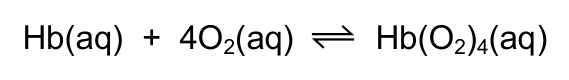
#> input picture content_gen/content_gen/data/extracted/images/9701_w25_qp_11/q12_isolate_formula.png, 569 x 80 px
$ python extract_diagram.py ../content_gen/data/extracted/images/9701_w25_qp_11/q12_isolate_formula.png ../content_gen/data/extracted/images/9701_w25_qp_11/q14_isolate_formula.png
#> lines starting #> are read from the running program, lines starting #| are printed output that depends on the picture; after the words box and inside, x2 and y2 are one past the last pixel; in counts of white or black regions, pixels touching at a corner belong together
import cv2
import sys
import os
import numpy as np

def crop_diagram(image_path, output_path):
    print(f"Processing {image_path}...")
    img = cv2.imread(image_path)
#> img is the input picture: shape (80, 569, 3); mean B, G, R 236.8, 236.8, 236.8
    if img is None:
        print(f"Error: Could not load image from {image_path}")
        return

    # Convert to grayscale
    gray = cv2.cvtColor(img, cv2.COLOR_BGR2GRAY)

    # Threshold to get black content on white background
    # OTSU is good for bimodal diagrams (scan vs background)
    _, thresh = cv2.threshold(gray, 0, 255, cv2.THRESH_BINARY_INV + cv2.THRESH_OTSU)
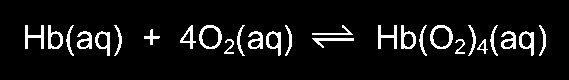
#> thresh: shape (80, 569); 7.4% white; 27 white regions, largest, box (x1, y1, x2, y2) and area: (199, 25, 222, 49) 202, (430, 25, 453, 49) 202, (25, 25, 44, 49) 183

    # Dilate to connect broken lines (like text or dashed graph lines) into a single blob
    kernel = cv2.getStructuringElement(cv2.MORPH_RECT, (10, 10))
    dilated = cv2.dilate(thresh, kernel, iterations=2)
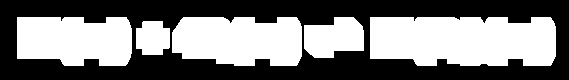
#> dilated: shape (80, 569); 48% white; 5 white regions

    # Find contours on the dilated image
    contours, _ = cv2.findContours(dilated, cv2.RETR_EXTERNAL, cv2.CHAIN_APPROX_SIMPLE)
#> contours = 5 contours; box (x1, y1, x2, y2) and area: (370, 17, 556, 66) 8112, (172, 17, 302, 66) 5388, (17, 17, 132, 66) 4847, (304, 17, 364, 58) 1814, (136, 21, 170, 55) 921

    if not contours:
        print("No contours found.")
        return

    # Find the largest reasonable bounding box
    img_h, img_w = img.shape[:2]
#> img_h = 80; img_w = 569
    img_area = img_w * img_h
#> img_area = 45520

    best_candidate = None
    max_area = 0

    for c in contours:
        x, y, w, h = cv2.boundingRect(c)
        area = w * h
        aspect_ratio = w / float(h)

        # Heuristics:
        # 1. Area > 5% of page (too small = text line)
        # 2. Area < 90% of page (too big = page border)
        # 3. Aspect ratio between 0.2 and 5 (avoid extremely thin lines)
        if 0.05 * img_area < area < 0.95 * img_area and 0.2 < aspect_ratio < 5:
            if area > max_area:
                max_area = area
                best_candidate = (x, y, w, h)
#> this loop made 5 passes
#> (x, y, w, h, area, aspect_ratio, max_area) on pass 2: (370, 17, 186, 49, 9114, 3.8, 9114)
#> (x, y, w, h, area, aspect_ratio) on passes 1, 3, 4, 5: (136, 21, 34, 34, 1156, 1), (304, 17, 60, 41, 2460, 1.46), (172, 17, 130, 49, 6370, 2.65), (17, 17, 115, 49, 5635, 2.35)
#> after the loop, max_area = 9114

    if best_candidate:
        x, y, w, h = best_candidate
#> x = 370; w = 186
        # Add padding
        pad = 20
        x = max(0, x - pad)
#> x = 350
        y = max(0, y - pad)
#> y = 0
        w = min(img_w - x, w + 2*pad)
#> w = 219
        h = min(img_h - y, h + 2*pad)
#> h = 80

        crop = img[y:y+h, x:x+w]
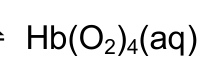
#> crop: shape (80, 219, 3); mean B, G, R 236.1, 236.1, 236.1
        cv2.imwrite(output_path, crop)
        print(f"Success! Diagram extracted to {output_path}")
    else:
        print("No suitable diagram region found.")

if __name__ == "__main__":
    if len(sys.argv) < 3:
        print("Usage: python extract_diagram.py <input_image> <output_image>")
        sys.exit(1)

    crop_diagram(sys.argv[1], sys.argv[2])

$ run again, on content_gen/content_gen/data/extracted/images/9701_w25_qp_11/q33_isolate_formula.png
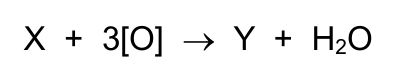
#> input picture content_gen/content_gen/data/extracted/images/9701_w25_qp_11/q33_isolate_formula.png, 394 x 79 px
#> in crop_diagram, img is the input picture: shape (79, 394, 3); min 0, max 255, mean 242.6
#> in crop_diagram, `_, thresh = cv2.threshold(gray, 0, 255, cv2.THRESH_BINARY_INV + cv2.TH..`:
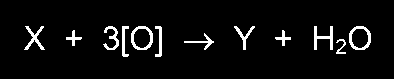
#> thresh: shape (79, 394); 5.1% white; 12 white regions, largest, box (x1, y1, x2, y2) and area: (131, 26, 153, 50) 195, (349, 26, 371, 50) 195, (314, 26, 333, 50) 183
#> dilated: shape (79, 394); 41.6% white; 7 white regions
#> contours = 7 contours; box (x1, y1, x2, y2) and area: (95, 18, 172, 67) 3418, (306, 18, 381, 64) 3093, (16, 18, 55, 60) 1510, (226, 18, 265, 60) 1271, (176, 25, 224, 60) 1228, (267, 22, 301, 56) 921, (58, 22, 92, 56) 921
#> the loop in crop_diagram, `for c in contours:` made 7 passes
#> (x, y, w, h, area, aspect_ratio, max_area) on passes 1, 4, 6: (176, 25, 48, 35, 1680, 1.37, 1680), (306, 18, 75, 46, 3450, 1.63, 3450), (95, 18, 77, 49, 3773, 1.57, 3773)
#> after the loop in crop_diagram, `for c in contours:`: max_area = 3773
#> in crop_diagram, `x, y, w, h = best_candidate`: x = 95; w = 77; h = 49
#> in crop_diagram, `x = max(0, x - pad)`: x = 75
#> in crop_diagram, `y = max(0, y - pad)`: y = 0
#> in crop_diagram, `w = min(img_w - x, w + 2*pad)`: w = 117
#> in crop_diagram, `h = min(img_h - y, h + 2*pad)`: h = 79
#> in crop_diagram, `crop = img[y:y+h, x:x+w]`:
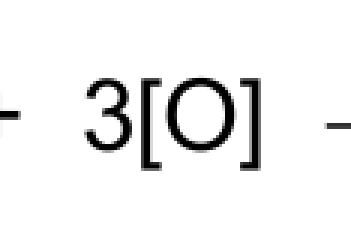
#> crop: shape (79, 117, 3) (shown 3 times larger); min 0, max 255, mean 239.1

$ run again, on content_gen/content_gen/data/extracted/images/9701_w25_qp_11/q4_isolate_formula.png
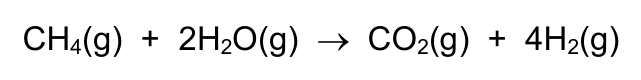
#> input picture content_gen/content_gen/data/extracted/images/9701_w25_qp_11/q4_isolate_formula.png, 641 x 80 px
#> in crop_diagram, img is the input picture: shape (80, 641, 3); min 0, max 255, mean 238.1
#> in crop_diagram, `_, thresh = cv2.threshold(gray, 0, 255, cv2.THRESH_BINARY_INV + cv2.TH..`:
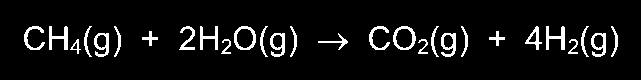
#> thresh: shape (80, 641); 6.9% white; 28 white regions, largest, box (x1, y1, x2, y2) and area: (49, 26, 68, 50) 202, (546, 26, 565, 50) 202, (393, 26, 416, 50) 199
#> dilated: shape (80, 641); 47.6% white; 7 white regions
#> contours = 7 contours; box (x1, y1, x2, y2) and area: (171, 18, 307, 67) 5874, (361, 18, 478, 67) 5020, (16, 18, 131, 67) 4932, (517, 18, 628, 67) 4682, (310, 25, 358, 60) 1230, (481, 23, 515, 56) 902, (134, 23, 168, 56) 902
#> the loop in crop_diagram, `for c in contours:` made 7 passes
#> (x, y, w, h, area, aspect_ratio, max_area) on passes 4 to 6: (517, 18, 111, 49, 5439, 2.27, 5439), (361, 18, 117, 49, 5733, 2.39, 5733), (171, 18, 136, 49, 6664, 2.78, 6664)
#> after the loop in crop_diagram, `for c in contours:`: max_area = 6664
#> in crop_diagram, `x, y, w, h = best_candidate`: x = 171; w = 136
#> in crop_diagram, `x = max(0, x - pad)`: x = 151
#> in crop_diagram, `y = max(0, y - pad)`: y = 0
#> in crop_diagram, `w = min(img_w - x, w + 2*pad)`: w = 176
#> in crop_diagram, `h = min(img_h - y, h + 2*pad)`: h = 80
#> in crop_diagram, `crop = img[y:y+h, x:x+w]`:
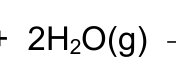
#> crop: shape (80, 176, 3); min 0, max 255, mean 237.6
